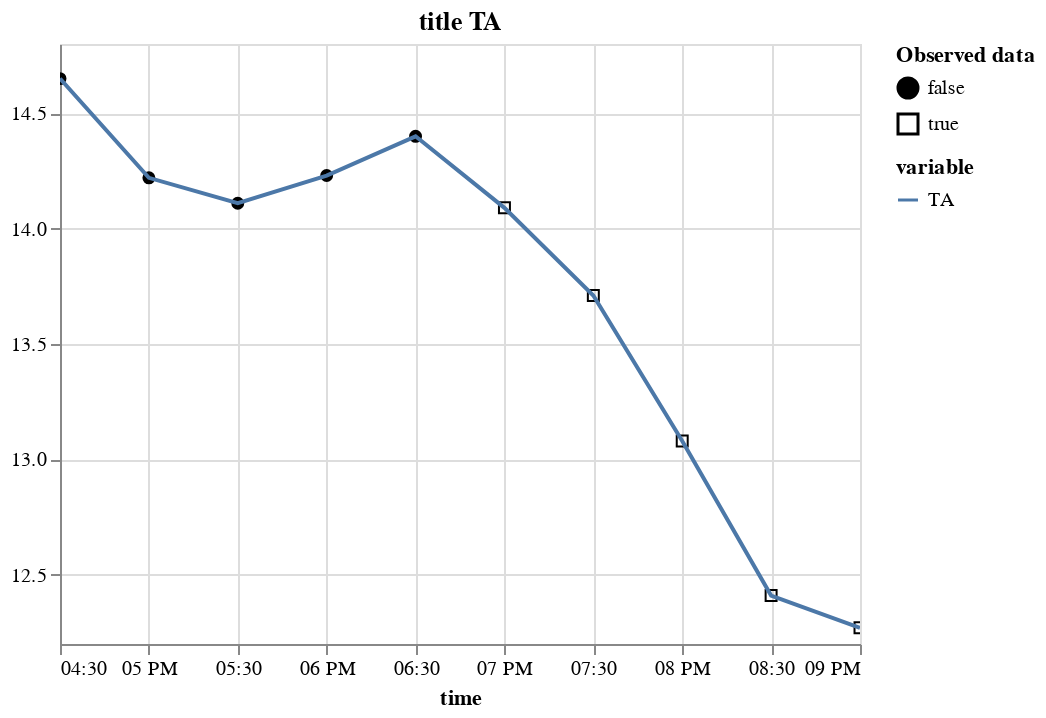

The notebook cell this image was saved under:
### Code cell
plot_variable(m_df.tidy(), "TA", title="title TA")

### Figure 1 — Vega-Lite specification as saved in the notebook (floating-point values rounded to 4 significant figures)
{"config": {"view": {"continuousWidth": 400, "continuousHeight": 300}}, "layer": [{"mark": {"type": "point", "color": "black", "fillOpacity": 1, "strokeWidth": 1}, "encoding": {"fill": {"field": "is_present", "legend": {"title": ["Observed data"]}, "scale": {"range": ["black", "#ffffff00"]}, "type": "nominal"}, "shape": {"field": "is_present", "type": "nominal"}, "x": {"field": "time", "type": "temporal"}, "y": {"field": "value", "scale": {"zero": false}, "title": "", "type": "quantitative"}}}, {"mark": "line", "encoding": {"color": {"field": "variable", "type": "nominal"}, "x": {"field": "time", "type": "temporal"}, "y": {"field": "value", "scale": {"zero": false}, "title": "", "type": "quantitative"}}, "name": "view_1"}], "data": {"name": "data-56120284c98ea45ee642dd5b510147c7"}, "params": [{"name": "param_5", "select": {"type": "interval"}, "bind": "scales", "views": ["view_1"]}], "title": "title TA", "$schema": "https://vega.github.io/schema/vega-lite/v5.2.0.json", "datasets": {"data-56120284c98ea45ee642dd5b510147c7": [{"time": "2000-06-15T16:30:00", "variable": "TA", "value": 14.65, "is_present": false}, {"time": "2000-06-15T17:00:00", "variable": "TA", "value": 14.22, "is_present": false}, {"time": "2000-06-15T17:30:00", "variable": "TA", "value": 14.11, "is_present": false}, {"time": "2000-06-15T18:00:00", "variable": "TA", "value": 14.23, "is_present": false}, {"time": "2000-06-15T18:30:00", "variable": "TA", "value": 14.4, "is_present": false}, {"time": "2000-06-15T19:00:00", "variable": "TA", "value": 14.09, "is_present": true}, {"time": "2000-06-15T19:30:00", "variable": "TA", "value": 13.71, "is_present": true}, {"time": "2000-06-15T20:00:00", "variable": "TA", "value": 13.08, "is_present": true}, {"time": "2000-06-15T20:30:00", "variable": "TA", "value": 12.41, "is_present": true}, {"time": "2000-06-15T21:00:00", "variable": "TA", "value": 12.27, "is_present": true}]}}
